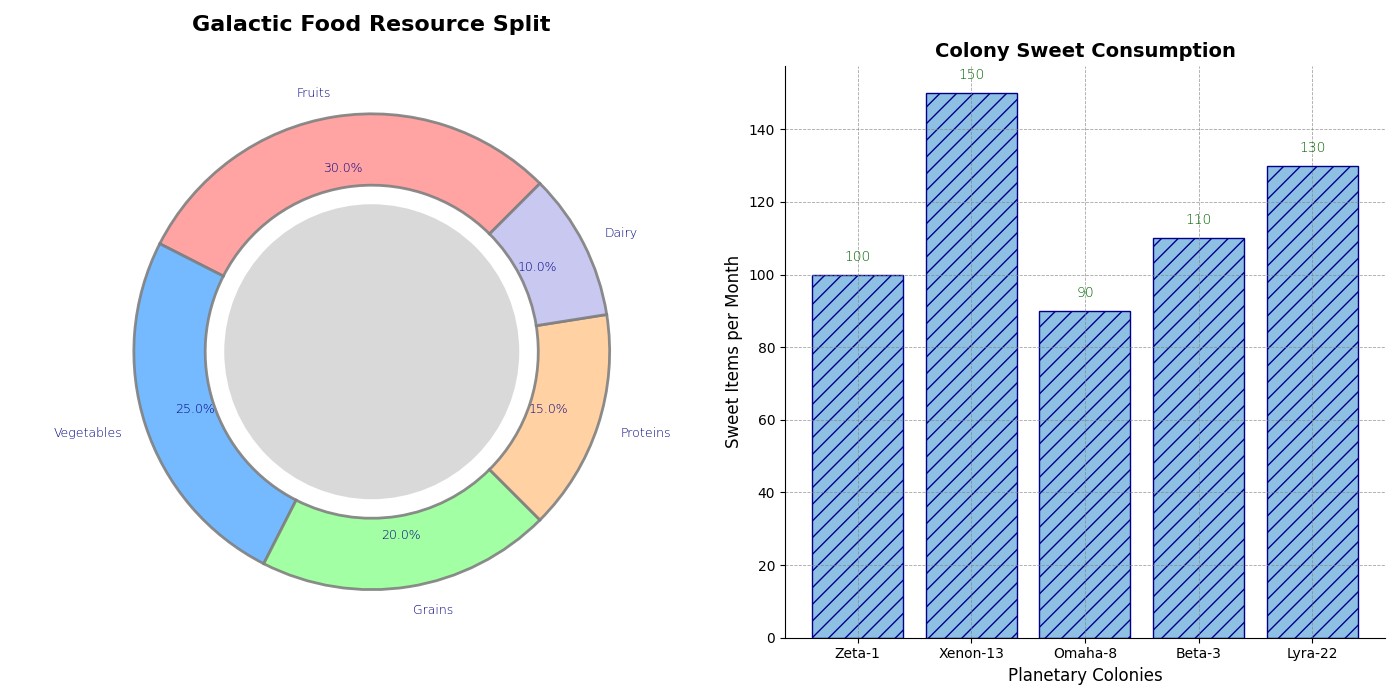

Python code for this plot:
import matplotlib.pyplot as plt

# Data for food production (as percentages)
labels_food = ['Fruits', 'Vegetables', 'Grains', 'Proteins', 'Dairy']
production_sizes = [30, 25, 20, 15, 10]
colors_food = ['#FF9999', '#66B3FF', '#99FF99', '#FFCC99', '#C2C2F0']

# Data for sweet consumption by colony (number of sweet items eaten per month)
colonies = ["Zeta-1", "Xenon-13", "Omaha-8", "Beta-3", "Lyra-22"]
sweet_consumption = [100, 150, 90, 110, 130]

fig, ax = plt.subplots(1, 2, figsize=(14, 7))

# Donut pie chart for food production
wedges, _, autotexts = ax[0].pie(
    production_sizes, 
    labels=labels_food, 
    autopct='%1.1f%%', 
    startangle=45,  # Changed start angle
    pctdistance=0.78,  # Altered percentage distance
    colors=colors_food, 
    wedgeprops={'width': 0.3, 'linewidth': 2, 'edgecolor': 'gray', 'alpha': 0.9},  # Changed edge color, width and alpha
    textprops=dict(color="navy", fontsize=9, weight='light')  # Changed text color and style
)

centre_circle = plt.Circle((0, 0), 0.62, fc='lightgrey', alpha=0.85)  # Changed center circle color and alpha
ax[0].add_artist(centre_circle)
ax[0].set_title('Galactic Food Resource Split', fontsize=16, fontweight='bold', pad=25)  # Changed title
ax[0].axis('equal')  

# Bar chart for sweet consumption
ax[1].bar(colonies, sweet_consumption, color='#8EC0E4', edgecolor='darkblue', hatch='//')  # Changed color and added hatch
ax[1].set_title('Colony Sweet Consumption', fontsize=14, fontweight='bold')  # Changed title
ax[1].set_ylabel('Sweet Items per Month', fontsize=12)
ax[1].set_xlabel('Planetary Colonies', fontsize=12)

# Annotate values on bar chart
for i, value in enumerate(sweet_consumption):
    ax[1].text(i, value + 3, str(value), ha='center', va='bottom', fontweight='light', fontsize=10, color='darkgreen')  # Changed text style

ax[1].grid(True, linestyle='--', linewidth=0.6, color='grey', alpha=0.7)  # Added a grid
ax[1].spines['top'].set_visible(False)  # Altered border by removing a spine
ax[1].spines['right'].set_visible(False)  # Altered border by removing a spine

plt.tight_layout()

plt.show()
